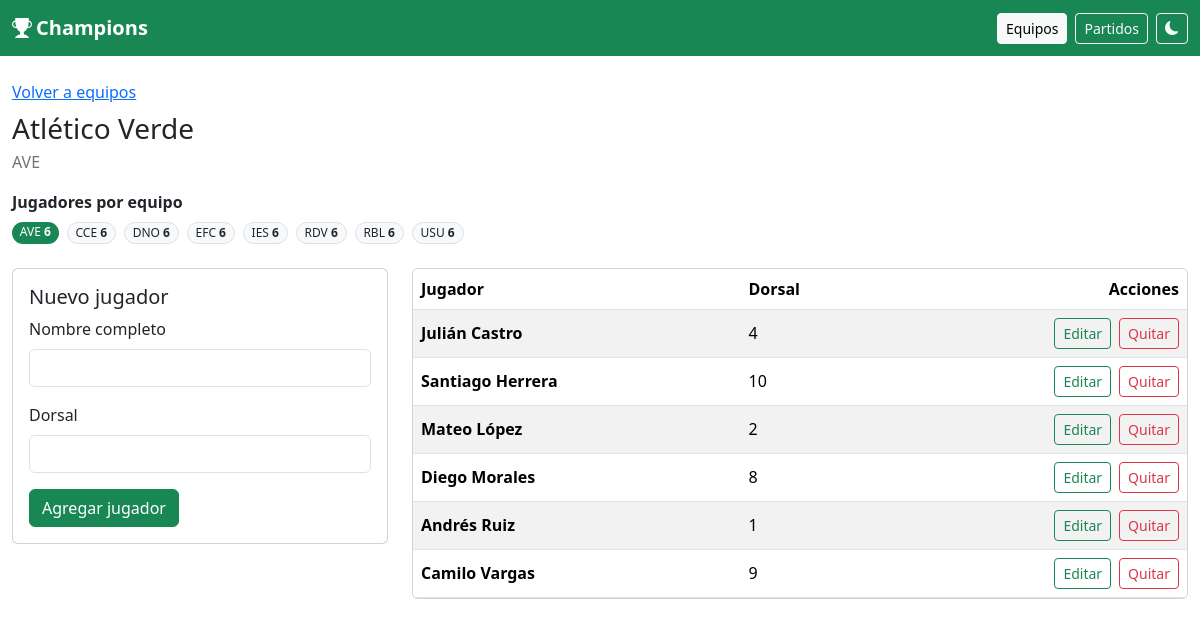
The page /equipos.php?id=1 on the database its author committed.
### tables this page shows
CREATE TABLE equipos (
  id INT UNSIGNED NOT NULL AUTO_INCREMENT,
  nombre VARCHAR(120) NOT NULL,
  nombre_corto VARCHAR(10) NOT NULL,
  grupo_id INT UNSIGNED DEFAULT NULL,
  orden SMALLINT UNSIGNED NOT NULL DEFAULT 0,
  escudo VARCHAR(255) DEFAULT NULL,
  dt VARCHAR(120) DEFAULT NULL,
  ciudad VARCHAR(100) DEFAULT NULL,
  fundacion SMALLINT UNSIGNED DEFAULT NULL,
  colores VARCHAR(80) DEFAULT NULL,
  activo TINYINT(1) NOT NULL DEFAULT 1,
  creado_en DATETIME NOT NULL DEFAULT CURRENT_TIMESTAMP,
  PRIMARY KEY (id),
  UNIQUE KEY uq_equipos_nombre (nombre),
  UNIQUE KEY uq_equipos_corto (nombre_corto),
  KEY idx_equipos_grupo (grupo_id),
  CONSTRAINT fk_equipos_grupo
    FOREIGN KEY (grupo_id) REFERENCES grupos (id)
    ON UPDATE CASCADE
);

CREATE TABLE jugadores (
  id INT UNSIGNED NOT NULL AUTO_INCREMENT,
  equipo_id INT UNSIGNED NOT NULL,
  nombre VARCHAR(120) NOT NULL,
  apellido VARCHAR(80) NOT NULL,
  dorsal SMALLINT UNSIGNED DEFAULT NULL,
  posicion ENUM('ARQ', 'DEF', 'MED', 'DEL') DEFAULT NULL,
  foto VARCHAR(255) DEFAULT NULL,
  fecha_nacimiento DATE DEFAULT NULL,
  activo TINYINT(1) NOT NULL DEFAULT 1,
  creado_en DATETIME NOT NULL DEFAULT CURRENT_TIMESTAMP,
  PRIMARY KEY (id),
  UNIQUE KEY uq_jugadores_dorsal (equipo_id, dorsal),
  KEY idx_jugadores_equipo (equipo_id),
  CONSTRAINT fk_jugadores_equipo
    FOREIGN KEY (equipo_id) REFERENCES equipos (id)
    ON DELETE CASCADE ON UPDATE CASCADE
);

### includes/funciones.php (called while the page is built, shortened)
<?php
require_once dirname(__DIR__) . '/config/db.php';
function e(mixed $valor): string
{
    return htmlspecialchars((string) ($valor ?? ''), ENT_QUOTES, 'UTF-8');
}
function url_raiz(): string
{
    $script = str_replace('\\', '/', (string) ($_SERVER['SCRIPT_NAME'] ?? ''));
    $directorio = rtrim(dirname($script), '/');
    if ($directorio === '/' || $directorio === '.' || $directorio === '') {
        return '';
    }
    return $directorio;
}
function url_public(string $archivo = 'index.php'): string
{
    return url_raiz() . '/' . ltrim($archivo, '/');
}
function entero_get(string $campo): int
{
    $valor = filter_input(INPUT_GET, $campo, FILTER_VALIDATE_INT);
    return $valor;
}
function consultar(string $sql, array $params = []): array
{
    $stmt = db()->prepare($sql);
    $stmt->execute($params);
    return $stmt->fetchAll();
}
function consultar_uno(string $sql, array $params = []): ?array
{
    $stmt = db()->prepare($sql);
    $stmt->execute($params);
    $fila = $stmt->fetch();
    return $fila === false ? null : $fila;
}
function obtener_equipo(int $id): ?array
{
    return consultar_uno(
        'SELECT e.id, e.nombre, e.nombre_corto, e.grupo_id, e.orden, g.nombre AS grupo,
                e.escudo, e.dt, e.ciudad, e.fundacion, e.colores, e.activo
         FROM equipos e
         LEFT JOIN grupos g ON g.id = e.grupo_id
         WHERE e.id = :id',
        ['id' => $id]
    );
}
function listar_jugadores(?int $equipoId = null, bool $soloActivos = true): array
{
    $sql = 'SELECT j.id, j.equipo_id, j.nombre, j.apellido, j.dorsal, j.posicion, j.foto,
                   j.fecha_nacimiento, j.activo, e.nombre AS equipo, e.nombre_corto, e.escudo
            FROM jugadores j
            INNER JOIN equipos e ON e.id = j.equipo_id
            WHERE 1 = 1';
    $params = [];
    if ($equipoId !== null && $equipoId > 0) {
        $sql .= ' AND j.equipo_id = :equipo';
        $params['equipo'] = $equipoId;
    }
    $sql .= ' ORDER BY e.nombre ASC, j.apellido ASC, j.nombre ASC, j.dorsal ASC';
    return consultar($sql, $params);
}
function nombre_persona(array $fila): string
{
    return trim((string) ($fila['nombre'] ?? '') . ' ' . (string) ($fila['apellido'] ?? ''));
}
function contar_jugadores_equipos(): array
{
    return consultar(
        'SELECT e.id, e.nombre, e.nombre_corto, COUNT(j.id) AS total
         FROM equipos e
         LEFT JOIN jugadores j ON j.equipo_id = e.id
         GROUP BY e.id, e.nombre, e.nombre_corto
         ORDER BY e.nombre ASC'
    );
}

### config/db.php (called while the page is built, shortened)
<?php
function db(): PDO
{
    static $pdo = null;
    if ($pdo instanceof PDO) {
        return $pdo;
    }
    $dsn = 'mysql:host=' . DB_HOST . ';dbname=' . DB_NAME . ';charset=' . DB_CHARSET;
    try {
        $pdo = new PDO($dsn, DB_USER, DB_PASS, [
            PDO::ATTR_ERRMODE => PDO::ERRMODE_EXCEPTION,
            PDO::ATTR_DEFAULT_FETCH_MODE => PDO::FETCH_ASSOC,
            PDO::ATTR_EMULATE_PREPARES => false,
        ]);
    } catch (PDOException $e) {
        error_log('Error de conexión: ' . $e->getMessage());
        http_response_code(500);
        exit('No se pudo conectar a la base de datos. Revisa config/db.php y que el esquema esté importado.');
    }
    return $pdo;
}

### equipos.php (the view, shortened to what this page needs)
<?php
require __DIR__ . '/includes/funciones.php';
    ?>
    <?php
$equipoId = entero_get('id');
$equipo = $equipoId > 0 ? obtener_equipo($equipoId) : null;
require __DIR__ . '/includes/header.php';
if ($equipo !== null) {
    $jugadores = listar_jugadores((int) $equipo['id'], false);
    $conteos = contar_jugadores_equipos();
    ?>
    <p class="mb-2"><a href="<?= e(url_public('equipos.php')) ?>">Volver a equipos</a></p>
    <h1 class="h3 mb-1"><?= e((string) $equipo['nombre']) ?></h1>
    <p class="text-secondary mb-3"><?= e((string) $equipo['nombre_corto']) ?><?php if (!empty($equipo['grupo'])): ?> · <?= e((string) $equipo['grupo']) ?><?php endif; ?></p>
    <div class="mb-4" aria-label="Jugadores por equipo">
        <p class="fw-semibold mb-2">Jugadores por equipo</p>
        <div class="d-flex flex-wrap gap-2">
            <?php foreach ($conteos as $fila): ?>
                <?php $esActual = (int) $fila['id'] === (int) $equipo['id']; ?>
                <span class="badge rounded-pill <?= $esActual ? 'text-bg-success' : 'text-bg-light border text-body' ?> fw-normal">
                    <?= e((string) $fila['nombre_corto']) ?>
                    <strong><?= (int) $fila['total'] ?></strong>
                </span>
            <?php endforeach; ?>
        </div>
    </div>
    <div class="row g-4">
        <div class="col-lg-4">
            <form method="post" class="card">
                <div class="card-body">
                    <h2 class="h5">Nuevo jugador</h2>
                    <div class="mb-3">
                        <label class="form-label" for="nombre">Nombre completo</label>
                        <input class="form-control" id="nombre" name="nombre" required maxlength="120">
                    </div>
                    <div class="mb-3">
                        <label class="form-label" for="dorsal">Dorsal</label>
                        <input class="form-control" id="dorsal" name="dorsal" inputmode="numeric" maxlength="2">
                    </div>
                    <button class="btn btn-success" type="submit">Agregar jugador</button>
                </div>
            </form>
        </div>
        <div class="col-lg-8">
            <div class="table-responsive card">
                <table class="table table-striped align-middle mb-0">
                    <thead>
                        <tr>
                            <th>Jugador</th>
                            <th>Dorsal</th>
                            <th class="text-end">Acciones</th>
                        </tr>
                    </thead>
                    <tbody>
                        <?php foreach ($jugadores as $jugador): ?>
                            <?php $fila = (int) $jugador['id']; ?>
                            <tr>
                                <td class="fw-semibold"><?= e(nombre_persona($jugador)) ?></td>
                                <td><?= $jugador['dorsal'] === null ? '—' : (int) $jugador['dorsal'] ?></td>
                                <td class="text-end">
                                    <div class="d-inline-flex gap-2">
                                        <button
                                            class="btn btn-sm btn-outline-success"
                                            type="button"
                                            data-bs-toggle="modal"
                                            data-bs-target="#modal-editar"
                                            data-id="<?= $fila ?>"
                                            data-nombre="<?= e(nombre_persona($jugador)) ?>"
                                            data-dorsal="<?= $jugador['dorsal'] === null ? '' : (int) $jugador['dorsal'] ?>"
                                        >Editar</button>
                                        <form method="post" onsubmit="return confirm('¿Quitar a este jugador?');">
                                            <button class="btn btn-sm btn-outline-danger" type="submit">Quitar</button>
                                        </form>
                                    </div>
                                </td>
                            </tr>
                        <?php endforeach; ?>
                    </tbody>
                </table>
            </div>
        </div>
    </div>
    <?php
    require __DIR__ . '/includes/footer.php';
    exit;
}
?>
<?php require __DIR__ . '/includes/footer.php'; ?>

### includes/header.php (style rules this page uses)
html[data-bs-theme="light"] { color-scheme: light; }
body { min-height: 100vh; display: flex; flex-direction: column; }

### rows shown on the page
equipos: nombre "Atlético Verde", nombre_corto "AVE", total "6"
equipos: nombre_corto "CCE", total "6"
equipos: nombre_corto "DNO", total "6"
equipos: nombre_corto "EFC", total "6"
equipos: nombre_corto "IES", total "6"
equipos: nombre_corto "RDV", total "6"
equipos: nombre_corto "RBL", total "6"
equipos: nombre_corto "USU", total "6"
jugadores: nombre_persona($jugador) "Julián Castro", dorsal "4"
jugadores: nombre_persona($jugador) "Santiago Herrera", dorsal "10"
jugadores: nombre_persona($jugador) "Mateo López", dorsal "2"
jugadores: nombre_persona($jugador) "Diego Morales", dorsal "8"
jugadores: nombre_persona($jugador) "Andrés Ruiz", dorsal "1"
jugadores: nombre_persona($jugador) "Camilo Vargas", dorsal "9"

### other values the page prints
LIGA_NOMBRE "Champions"
